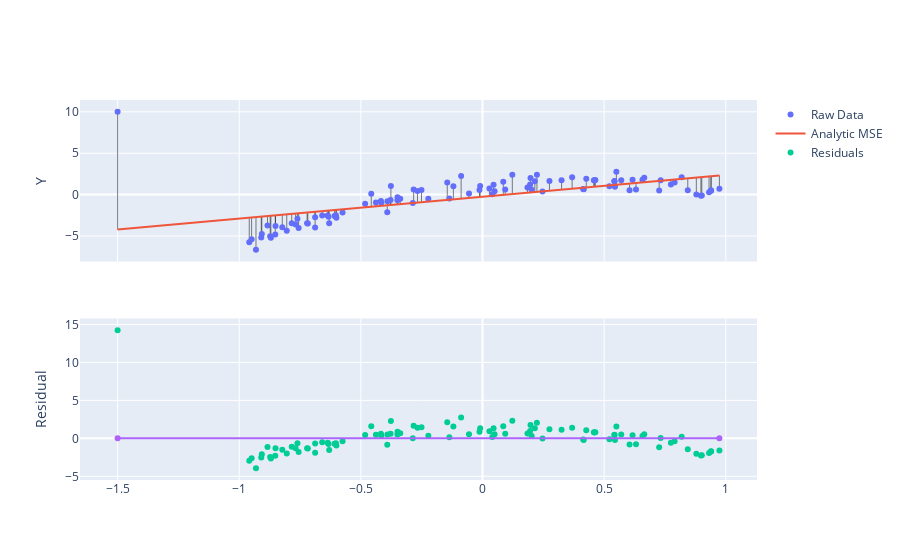

This figure's notebook cell:
### Code cell
fig = make_subplots(rows=2, cols=1, shared_xaxes=True)
for t in residual_lines(x,y,y_hat) + [raw_data_plot, analytic_mse_line]:
    fig.add_trace(t, row=1,col=1)
fig.add_trace(go.Scatter(x=x, y =   y -y_hat , mode='markers', name='Residuals'), row=2, col=1)
fig.add_trace(go.Scatter(x=[x.min(), x.max()], y = [0,0], showlegend=False), row=2, col=1)
fig.update_yaxes(title_text="Y", row=1, col=1)
fig.update_yaxes(title_text="Residual", row=2, col=1)
fig.update_layout(height=700)

### Figure 1 — Plotly figure (JSON) as saved in the notebook; plotly's stock layout.template omitted (floating-point values rounded to 4 significant figures)
{"data": [{"line": {"color": "black", "width": 0.5}, "mode": "lines", "showlegend": false, "type": "scatter", "x": [-1.5, -1.5], "xaxis": "x", "y": [10, -4.229], "yaxis": "y"}, {"line": {"color": "black", "width": 0.5}, "mode": "lines", "showlegend": false, "type": "scatter", "x": [-0.9588, -0.9588], "xaxis": "x", "y": [-5.763, -2.8], "yaxis": "y"}, {"line": {"color": "black", "width": 0.5}, "mode": "lines", "showlegend": false, "type": "scatter", "x": [-0.9492, -0.9492], "xaxis": "x", "y": [-5.387, -2.774], "yaxis": "y"}, {"line": {"color": "black", "width": 0.5}, "mode": "lines", "showlegend": false, "type": "scatter", "x": [-0.9312, -0.9312], "xaxis": "x", "y": [-6.654, -2.727], "yaxis": "y"}, {"line": {"color": "black", "width": 0.5}, "mode": "lines", "showlegend": false, "type": "scatter", "x": [-0.9095, -0.9095], "xaxis": "x", "y": [-5.191, -2.669], "yaxis": "y"}, {"line": {"color": "black", "width": 0.5}, "mode": "lines", "showlegend": false, "type": "scatter", "x": [-0.9071, -0.9071], "xaxis": "x", "y": [-4.763, -2.663], "yaxis": "y"}, {"line": {"color": "black", "width": 0.5}, "mode": "lines", "showlegend": false, "type": "scatter", "x": [-0.8838, -0.8838], "xaxis": "x", "y": [-3.742, -2.601], "yaxis": "y"}, {"line": {"color": "black", "width": 0.5}, "mode": "lines", "showlegend": false, "type": "scatter", "x": [-0.8729, -0.8729], "xaxis": "x", "y": [-5.029, -2.573], "yaxis": "y"}, {"line": {"color": "black", "width": 0.5}, "mode": "lines", "showlegend": false, "type": "scatter", "x": [-0.8699, -0.8699], "xaxis": "x", "y": [-5.203, -2.565], "yaxis": "y"}, {"line": {"color": "black", "width": 0.5}, "mode": "lines", "showlegend": false, "type": "scatter", "x": [-0.8519, -0.8519], "xaxis": "x", "y": [-4.81, -2.517], "yaxis": "y"}, {"line": {"color": "black", "width": 0.5}, "mode": "lines", "showlegend": false, "type": "scatter", "x": [-0.8509, -0.8509], "xaxis": "x", "y": [-3.808, -2.514], "yaxis": "y"}, {"line": {"color": "black", "width": 0.5}, "mode": "lines", "showlegend": false, "type": "scatter", "x": [-0.823, -0.823], "xaxis": "x", "y": [-3.948, -2.441], "yaxis": "y"}, {"line": {"color": "black", "width": 0.5}, "mode": "lines", "showlegend": false, "type": "scatter", "x": [-0.8047, -0.8047], "xaxis": "x", "y": [-4.375, -2.392], "yaxis": "y"}, {"line": {"color": "black", "width": 0.5}, "mode": "lines", "showlegend": false, "type": "scatter", "x": [-0.7842, -0.7842], "xaxis": "x", "y": [-3.453, -2.338], "yaxis": "y"}, {"line": {"color": "black", "width": 0.5}, "mode": "lines", "showlegend": false, "type": "scatter", "x": [-0.7683, -0.7683], "xaxis": "x", "y": [-3.598, -2.296], "yaxis": "y"}, {"line": {"color": "black", "width": 0.5}, "mode": "lines", "showlegend": false, "type": "scatter", "x": [-0.7608, -0.7608], "xaxis": "x", "y": [-2.92, -2.276], "yaxis": "y"}, {"line": {"color": "black", "width": 0.5}, "mode": "lines", "showlegend": false, "type": "scatter", "x": [-0.7559, -0.7559], "xaxis": "x", "y": [-4.045, -2.264], "yaxis": "y"}, {"line": {"color": "black", "width": 0.5}, "mode": "lines", "showlegend": false, "type": "scatter", "x": [-0.721, -0.721], "xaxis": "x", "y": [-3.472, -2.171], "yaxis": "y"}, {"line": {"color": "black", "width": 0.5}, "mode": "lines", "showlegend": false, "type": "scatter", "x": [-0.7182, -0.7182], "xaxis": "x", "y": [-3.492, -2.164], "yaxis": "y"}, {"line": {"color": "black", "width": 0.5}, "mode": "lines", "showlegend": false, "type": "scatter", "x": [-0.688, -0.688], "xaxis": "x", "y": [-3.982, -2.084], "yaxis": "y"}, {"line": {"color": "black", "width": 0.5}, "mode": "lines", "showlegend": false, "type": "scatter", "x": [-0.688, -0.688], "xaxis": "x", "y": [-2.75, -2.084], "yaxis": "y"}, {"line": {"color": "black", "width": 0.5}, "mode": "lines", "showlegend": false, "type": "scatter", "x": [-0.659, -0.659], "xaxis": "x", "y": [-2.531, -2.007], "yaxis": "y"}, {"line": {"color": "black", "width": 0.5}, "mode": "lines", "showlegend": false, "type": "scatter", "x": [-0.6364, -0.6364], "xaxis": "x", "y": [-2.525, -1.948], "yaxis": "y"}, {"line": {"color": "black", "width": 0.5}, "mode": "lines", "showlegend": false, "type": "scatter", "x": [-0.6332, -0.6332], "xaxis": "x", "y": [-2.668, -1.939], "yaxis": "y"}, {"line": {"color": "black", "width": 0.5}, "mode": "lines", "showlegend": false, "type": "scatter", "x": [-0.6303, -0.6303], "xaxis": "x", "y": [-3.471, -1.932], "yaxis": "y"}, {"line": {"color": "black", "width": 0.5}, "mode": "lines", "showlegend": false, "type": "scatter", "x": [-0.608, -0.608], "xaxis": "x", "y": [-2.597, -1.873], "yaxis": "y"}, {"line": {"color": "black", "width": 0.5}, "mode": "lines", "showlegend": false, "type": "scatter", "x": [-0.6026, -0.6026], "xaxis": "x", "y": [-2.5, -1.858], "yaxis": "y"}, {"line": {"color": "black", "width": 0.5}, "mode": "lines", "showlegend": false, "type": "scatter", "x": [-0.6007, -0.6007], "xaxis": "x", "y": [-2.807, -1.853], "yaxis": "y"}, {"line": {"color": "black", "width": 0.5}, "mode": "lines", "showlegend": false, "type": "scatter", "x": [-0.5753, -0.5753], "xaxis": "x", "y": [-2.163, -1.786], "yaxis": "y"}, {"line": {"color": "black", "width": 0.5}, "mode": "lines", "showlegend": false, "type": "scatter", "x": [-0.4824, -0.4824], "xaxis": "x", "y": [-1.095, -1.541], "yaxis": "y"}, {"line": {"color": "black", "width": 0.5}, "mode": "lines", "showlegend": false, "type": "scatter", "x": [-0.4573, -0.4573], "xaxis": "x", "y": [0.1119, -1.475], "yaxis": "y"}, {"line": {"color": "black", "width": 0.5}, "mode": "lines", "showlegend": false, "type": "scatter", "x": [-0.4381, -0.4381], "xaxis": "x", "y": [-0.96, -1.424], "yaxis": "y"}, {"line": {"color": "black", "width": 0.5}, "mode": "lines", "showlegend": false, "type": "scatter", "x": [-0.4175, -0.4175], "xaxis": "x", "y": [-0.7697, -1.37], "yaxis": "y"}, {"line": {"color": "black", "width": 0.5}, "mode": "lines", "showlegend": false, "type": "scatter", "x": [-0.4157, -0.4157], "xaxis": "x", "y": [-0.9905, -1.365], "yaxis": "y"}, {"line": {"color": "black", "width": 0.5}, "mode": "lines", "showlegend": false, "type": "scatter", "x": [-0.3915, -0.3915], "xaxis": "x", "y": [-2.131, -1.301], "yaxis": "y"}, {"line": {"color": "black", "width": 0.5}, "mode": "lines", "showlegend": false, "type": "scatter", "x": [-0.3908, -0.3908], "xaxis": "x", "y": [-0.8017, -1.299], "yaxis": "y"}, {"line": {"color": "black", "width": 0.5}, "mode": "lines", "showlegend": false, "type": "scatter", "x": [-0.378, -0.378], "xaxis": "x", "y": [-0.6636, -1.265], "yaxis": "y"}, {"line": {"color": "black", "width": 0.5}, "mode": "lines", "showlegend": false, "type": "scatter", "x": [-0.3766, -0.3766], "xaxis": "x", "y": [1.027, -1.261], "yaxis": "y"}, {"line": {"color": "black", "width": 0.5}, "mode": "lines", "showlegend": false, "type": "scatter", "x": [-0.3496, -0.3496], "xaxis": "x", "y": [-0.6725, -1.19], "yaxis": "y"}, {"line": {"color": "black", "width": 0.5}, "mode": "lines", "showlegend": false, "type": "scatter", "x": [-0.3493, -0.3493], "xaxis": "x", "y": [-0.3251, -1.189], "yaxis": "y"}, {"line": {"color": "black", "width": 0.5}, "mode": "lines", "showlegend": false, "type": "scatter", "x": [-0.3382, -0.3382], "xaxis": "x", "y": [-0.4964, -1.16], "yaxis": "y"}, {"line": {"color": "black", "width": 0.5}, "mode": "lines", "showlegend": false, "type": "scatter", "x": [-0.2865, -0.2865], "xaxis": "x", "y": [-1.006, -1.023], "yaxis": "y"}, {"line": {"color": "black", "width": 0.5}, "mode": "lines", "showlegend": false, "type": "scatter", "x": [-0.2831, -0.2831], "xaxis": "x", "y": [0.6303, -1.014], "yaxis": "y"}, {"line": {"color": "black", "width": 0.5}, "mode": "lines", "showlegend": false, "type": "scatter", "x": [-0.2673, -0.2673], "xaxis": "x", "y": [0.4388, -0.9726], "yaxis": "y"}, {"line": {"color": "black", "width": 0.5}, "mode": "lines", "showlegend": false, "type": "scatter", "x": [-0.2509, -0.2509], "xaxis": "x", "y": [0.5491, -0.9294], "yaxis": "y"}, {"line": {"color": "black", "width": 0.5}, "mode": "lines", "showlegend": false, "type": "scatter", "x": [-0.2226, -0.2226], "xaxis": "x", "y": [-0.5028, -0.8547], "yaxis": "y"}, {"line": {"color": "black", "width": 0.5}, "mode": "lines", "showlegend": false, "type": "scatter", "x": [-0.1449, -0.1449], "xaxis": "x", "y": [1.463, -0.6494], "yaxis": "y"}, {"line": {"color": "black", "width": 0.5}, "mode": "lines", "showlegend": false, "type": "scatter", "x": [-0.1361, -0.1361], "xaxis": "x", "y": [-0.4637, -0.6261], "yaxis": "y"}, {"line": {"color": "black", "width": 0.5}, "mode": "lines", "showlegend": false, "type": "scatter", "x": [-0.1197, -0.1197], "xaxis": "x", "y": [0.9944, -0.5827], "yaxis": "y"}, {"line": {"color": "black", "width": 0.5}, "mode": "lines", "showlegend": false, "type": "scatter", "x": [-0.08786, -0.08786], "xaxis": "x", "y": [2.239, -0.4986], "yaxis": "y"}, {"line": {"color": "black", "width": 0.5}, "mode": "lines", "showlegend": false, "type": "scatter", "x": [-0.05557, -0.05557], "xaxis": "x", "y": [0.1276, -0.4133], "yaxis": "y"}, {"line": {"color": "black", "width": 0.5}, "mode": "lines", "showlegend": false, "type": "scatter", "x": [-0.01241, -0.01241], "xaxis": "x", "y": [0.5657, -0.2993], "yaxis": "y"}, {"line": {"color": "black", "width": 0.5}, "mode": "lines", "showlegend": false, "type": "scatter", "x": [-0.009646, -0.009646], "xaxis": "x", "y": [1.04, -0.292], "yaxis": "y"}, {"line": {"color": "black", "width": 0.5}, "mode": "lines", "showlegend": false, "type": "scatter", "x": [0.02847, 0.02847], "xaxis": "x", "y": [0.7297, -0.1913], "yaxis": "y"}, {"line": {"color": "black", "width": 0.5}, "mode": "lines", "showlegend": false, "type": "scatter", "x": [0.04014, 0.04014], "xaxis": "x", "y": [0.0285, -0.1605], "yaxis": "y"}, {"line": {"color": "black", "width": 0.5}, "mode": "lines", "showlegend": false, "type": "scatter", "x": [0.04547, 0.04547], "xaxis": "x", "y": [1.176, -0.1464], "yaxis": "y"}, {"line": {"color": "black", "width": 0.5}, "mode": "lines", "showlegend": false, "type": "scatter", "x": [0.04951, 0.04951], "xaxis": "x", "y": [0.3951, -0.1357], "yaxis": "y"}, {"line": {"color": "black", "width": 0.5}, "mode": "lines", "showlegend": false, "type": "scatter", "x": [0.08539, 0.08539], "xaxis": "x", "y": [1.559, -0.0409], "yaxis": "y"}, {"line": {"color": "black", "width": 0.5}, "mode": "lines", "showlegend": false, "type": "scatter", "x": [0.09342, 0.09342], "xaxis": "x", "y": [0.6018, -0.01969], "yaxis": "y"}, {"line": {"color": "black", "width": 0.5}, "mode": "lines", "showlegend": false, "type": "scatter", "x": [0.1226, 0.1226], "xaxis": "x", "y": [2.393, 0.05727], "yaxis": "y"}, {"line": {"color": "black", "width": 0.5}, "mode": "lines", "showlegend": false, "type": "scatter", "x": [0.1848, 0.1848], "xaxis": "x", "y": [0.8696, 0.2218], "yaxis": "y"}, {"line": {"color": "black", "width": 0.5}, "mode": "lines", "showlegend": false, "type": "scatter", "x": [0.1958, 0.1958], "xaxis": "x", "y": [1.209, 0.2508], "yaxis": "y"}, {"line": {"color": "black", "width": 0.5}, "mode": "lines", "showlegend": false, "type": "scatter", "x": [0.1973, 0.1973], "xaxis": "x", "y": [2.006, 0.2548], "yaxis": "y"}, {"line": {"color": "black", "width": 0.5}, "mode": "lines", "showlegend": false, "type": "scatter", "x": [0.2022, 0.2022], "xaxis": "x", "y": [0.5815, 0.2678], "yaxis": "y"}, {"line": {"color": "black", "width": 0.5}, "mode": "lines", "showlegend": false, "type": "scatter", "x": [0.2151, 0.2151], "xaxis": "x", "y": [1.619, 0.3017], "yaxis": "y"}, {"line": {"color": "black", "width": 0.5}, "mode": "lines", "showlegend": false, "type": "scatter", "x": [0.2237, 0.2237], "xaxis": "x", "y": [2.386, 0.3245], "yaxis": "y"}, {"line": {"color": "black", "width": 0.5}, "mode": "lines", "showlegend": false, "type": "scatter", "x": [0.2466, 0.2466], "xaxis": "x", "y": [0.3713, 0.385], "yaxis": "y"}, {"line": {"color": "black", "width": 0.5}, "mode": "lines", "showlegend": false, "type": "scatter", "x": [0.2751, 0.2751], "xaxis": "x", "y": [1.652, 0.4603], "yaxis": "y"}, {"line": {"color": "black", "width": 0.5}, "mode": "lines", "showlegend": false, "type": "scatter", "x": [0.325, 0.325], "xaxis": "x", "y": [1.734, 0.5922], "yaxis": "y"}, {"line": {"color": "black", "width": 0.5}, "mode": "lines", "showlegend": false, "type": "scatter", "x": [0.3685, 0.3685], "xaxis": "x", "y": [2.11, 0.7069], "yaxis": "y"}, {"line": {"color": "black", "width": 0.5}, "mode": "lines", "showlegend": false, "type": "scatter", "x": [0.4137, 0.4137], "xaxis": "x", "y": [0.6906, 0.8265], "yaxis": "y"}, {"line": {"color": "black", "width": 0.5}, "mode": "lines", "showlegend": false, "type": "scatter", "x": [0.4161, 0.4161], "xaxis": "x", "y": [0.6314, 0.8329], "yaxis": "y"}, {"line": {"color": "black", "width": 0.5}, "mode": "lines", "showlegend": false, "type": "scatter", "x": [0.4265, 0.4265], "xaxis": "x", "y": [1.917, 0.8602], "yaxis": "y"}, {"line": {"color": "black", "width": 0.5}, "mode": "lines", "showlegend": false, "type": "scatter", "x": [0.458, 0.458], "xaxis": "x", "y": [1.743, 0.9435], "yaxis": "y"}, {"line": {"color": "black", "width": 0.5}, "mode": "lines", "showlegend": false, "type": "scatter", "x": [0.4592, 0.4592], "xaxis": "x", "y": [1.709, 0.9467], "yaxis": "y"}, {"line": {"color": "black", "width": 0.5}, "mode": "lines", "showlegend": false, "type": "scatter", "x": [0.464, 0.464], "xaxis": "x", "y": [1.773, 0.9593], "yaxis": "y"}, {"line": {"color": "black", "width": 0.5}, "mode": "lines", "showlegend": false, "type": "scatter", "x": [0.5216, 0.5216], "xaxis": "x", "y": [1.001, 1.111], "yaxis": "y"}, {"line": {"color": "black", "width": 0.5}, "mode": "lines", "showlegend": false, "type": "scatter", "x": [0.5419, 0.5419], "xaxis": "x", "y": [1.614, 1.165], "yaxis": "y"}, {"line": {"color": "black", "width": 0.5}, "mode": "lines", "showlegend": false, "type": "scatter", "x": [0.5425, 0.5425], "xaxis": "x", "y": [1.655, 1.167], "yaxis": "y"}, {"line": {"color": "black", "width": 0.5}, "mode": "lines", "showlegend": false, "type": "scatter", "x": [0.5445, 0.5445], "xaxis": "x", "y": [0.9475, 1.172], "yaxis": "y"}, {"line": {"color": "black", "width": 0.5}, "mode": "lines", "showlegend": false, "type": "scatter", "x": [0.5503, 0.5503], "xaxis": "x", "y": [2.746, 1.187], "yaxis": "y"}, {"line": {"color": "black", "width": 0.5}, "mode": "lines", "showlegend": false, "type": "scatter", "x": [0.5704, 0.5704], "xaxis": "x", "y": [1.742, 1.24], "yaxis": "y"}, {"line": {"color": "black", "width": 0.5}, "mode": "lines", "showlegend": false, "type": "scatter", "x": [0.6044, 0.6044], "xaxis": "x", "y": [0.5181, 1.33], "yaxis": "y"}, {"line": {"color": "black", "width": 0.5}, "mode": "lines", "showlegend": false, "type": "scatter", "x": [0.6168, 0.6168], "xaxis": "x", "y": [1.788, 1.363], "yaxis": "y"}, {"line": {"color": "black", "width": 0.5}, "mode": "lines", "showlegend": false, "type": "scatter", "x": [0.6309, 0.6309], "xaxis": "x", "y": [0.6182, 1.4], "yaxis": "y"}, {"line": {"color": "black", "width": 0.5}, "mode": "lines", "showlegend": false, "type": "scatter", "x": [0.6575, 0.6575], "xaxis": "x", "y": [1.794, 1.47], "yaxis": "y"}, {"line": {"color": "black", "width": 0.5}, "mode": "lines", "showlegend": false, "type": "scatter", "x": [0.6649, 0.6649], "xaxis": "x", "y": [2.037, 1.49], "yaxis": "y"}, {"line": {"color": "black", "width": 0.5}, "mode": "lines", "showlegend": false, "type": "scatter", "x": [0.7262, 0.7262], "xaxis": "x", "y": [0.4946, 1.652], "yaxis": "y"}, {"line": {"color": "black", "width": 0.5}, "mode": "lines", "showlegend": false, "type": "scatter", "x": [0.7324, 0.7324], "xaxis": "x", "y": [1.726, 1.668], "yaxis": "y"}, {"line": {"color": "black", "width": 0.5}, "mode": "lines", "showlegend": false, "type": "scatter", "x": [0.7744, 0.7744], "xaxis": "x", "y": [1.213, 1.779], "yaxis": "y"}, {"line": {"color": "black", "width": 0.5}, "mode": "lines", "showlegend": false, "type": "scatter", "x": [0.7897, 0.7897], "xaxis": "x", "y": [1.45, 1.82], "yaxis": "y"}, {"line": {"color": "black", "width": 0.5}, "mode": "lines", "showlegend": false, "type": "scatter", "x": [0.8186, 0.8186], "xaxis": "x", "y": [2.103, 1.896], "yaxis": "y"}, {"line": {"color": "black", "width": 0.5}, "mode": "lines", "showlegend": false, "type": "scatter", "x": [0.8437, 0.8437], "xaxis": "x", "y": [0.5118, 1.963], "yaxis": "y"}, {"line": {"color": "black", "width": 0.5}, "mode": "lines", "showlegend": false, "type": "scatter", "x": [0.879, 0.879], "xaxis": "x", "y": [0.01883, 2.056], "yaxis": "y"}, {"line": {"color": "black", "width": 0.5}, "mode": "lines", "showlegend": false, "type": "scatter", "x": [0.8978, 0.8978], "xaxis": "x", "y": [-0.1533, 2.105], "yaxis": "y"}, {"line": {"color": "black", "width": 0.5}, "mode": "lines", "showlegend": false, "type": "scatter", "x": [0.9014, 0.9014], "xaxis": "x", "y": [-0.1171, 2.115], "yaxis": "y"}, {"line": {"color": "black", "width": 0.5}, "mode": "lines", "showlegend": false, "type": "scatter", "x": [0.9313, 0.9313], "xaxis": "x", "y": [0.2708, 2.194], "yaxis": "y"}, {"line": {"color": "black", "width": 0.5}, "mode": "lines", "showlegend": false, "type": "scatter", "x": [0.9392, 0.9392], "xaxis": "x", "y": [0.5282, 2.215], "yaxis": "y"}, {"line": {"color": "black", "width": 0.5}, "mode": "lines", "showlegend": false, "type": "scatter", "x": [0.9398, 0.9398], "xaxis": "x", "y": [0.4801, 2.216], "yaxis": "y"}, {"line": {"color": "black", "width": 0.5}, "mode": "lines", "showlegend": false, "type": "scatter", "x": [0.9738, 0.9738], "xaxis": "x", "y": [0.7074, 2.306], "yaxis": "y"}, {"mode": "markers", "name": "Raw Data", "type": "scatter", "x": [-1.5, -0.9588, -0.9492, -0.9312, -0.9095, -0.9071, -0.8838, -0.8729, -0.8699, -0.8519, -0.8509, -0.823, -0.8047, -0.7842, -0.7683, -0.7608, -0.7559, -0.721, -0.7182, -0.688, -0.688, -0.659, -0.6364, -0.6332, -0.6303, -0.608, -0.6026, -0.6007, -0.5753, -0.4824, -0.4573, -0.4381, -0.4175, -0.4157, -0.3915, -0.3908, -0.378, -0.3766, -0.3496, -0.3493, -0.3382, -0.2865, -0.2831, -0.2673, -0.2509, -0.2226, -0.1449, -0.1361, -0.1197, -0.08786, -0.05557, -0.01241, -0.009646, 0.02847, 0.04014, 0.04547, 0.04951, 0.08539, 0.09342, 0.1226, 0.1848, 0.1958, 0.1973, 0.2022, 0.2151, 0.2237, 0.2466, 0.2751, 0.325, 0.3685, 0.4137, 0.4161, 0.4265, 0.458, 0.4592, 0.464, 0.5216, 0.5419, 0.5425, 0.5445, 0.5503, 0.5704, 0.6044, 0.6168, 0.6309, 0.6575, 0.6649, 0.7262, 0.7324, 0.7744, 0.7897, 0.8186, 0.8437, 0.879, 0.8978, 0.9014, 0.9313, 0.9392, 0.9398, 0.9738], "xaxis": "x", "y": [10, -5.763, -5.387, -6.654, -5.191, -4.763, -3.742, -5.029, -5.203, -4.81, -3.808, -3.948, -4.375, -3.453, -3.598, -2.92, -4.045, -3.472, -3.492, -3.982, -2.75, -2.531, -2.525, -2.668, -3.471, -2.597, -2.5, -2.807, -2.163, -1.095, 0.1119, -0.96, -0.7697, -0.9905, -2.131, -0.8017, -0.6636, 1.027, -0.6725, -0.3251, -0.4964, -1.006, 0.6303, 0.4388, 0.5491, -0.5028, 1.463, -0.4637, 0.9944, 2.239, 0.1276, 0.5657, 1.04, 0.7297, 0.0285, 1.176, 0.3951, 1.559, 0.6018, 2.393, 0.8696, 1.209, 2.006, 0.5815, 1.619, 2.386, 0.3713, 1.652, 1.734, 2.11, 0.6906, 0.6314, 1.917, 1.743, 1.709, 1.773, 1.001, 1.614, 1.655, 0.9475, 2.746, 1.742, 0.5181, 1.788, 0.6182, 1.794, 2.037, 0.4946, 1.726, 1.213, 1.45, 2.103, 0.5118, 0.01883, -0.1533, -0.1171, 0.2708, 0.5282, 0.4801, 0.7074], "yaxis": "y"}, {"name": "Analytic MSE", "type": "scatter", "x": [-1.5, -0.9588, -0.9492, -0.9312, -0.9095, -0.9071, -0.8838, -0.8729, -0.8699, -0.8519, -0.8509, -0.823, -0.8047, -0.7842, -0.7683, -0.7608, -0.7559, -0.721, -0.7182, -0.688, -0.688, -0.659, -0.6364, -0.6332, -0.6303, -0.608, -0.6026, -0.6007, -0.5753, -0.4824, -0.4573, -0.4381, -0.4175, -0.4157, -0.3915, -0.3908, -0.378, -0.3766, -0.3496, -0.3493, -0.3382, -0.2865, -0.2831, -0.2673, -0.2509, -0.2226, -0.1449, -0.1361, -0.1197, -0.08786, -0.05557, -0.01241, -0.009646, 0.02847, 0.04014, 0.04547, 0.04951, 0.08539, 0.09342, 0.1226, 0.1848, 0.1958, 0.1973, 0.2022, 0.2151, 0.2237, 0.2466, 0.2751, 0.325, 0.3685, 0.4137, 0.4161, 0.4265, 0.458, 0.4592, 0.464, 0.5216, 0.5419, 0.5425, 0.5445, 0.5503, 0.5704, 0.6044, 0.6168, 0.6309, 0.6575, 0.6649, 0.7262, 0.7324, 0.7744, 0.7897, 0.8186, 0.8437, 0.879, 0.8978, 0.9014, 0.9313, 0.9392, 0.9398, 0.9738], "xaxis": "x", "y": [-4.229, -2.8, -2.774, -2.727, -2.669, -2.663, -2.601, -2.573, -2.565, -2.517, -2.514, -2.441, -2.392, -2.338, -2.296, -2.276, -2.264, -2.171, -2.164, -2.084, -2.084, -2.007, -1.948, -1.939, -1.932, -1.873, -1.858, -1.853, -1.786, -1.541, -1.475, -1.424, -1.37, -1.365, -1.301, -1.299, -1.265, -1.261, -1.19, -1.189, -1.16, -1.023, -1.014, -0.9726, -0.9294, -0.8547, -0.6494, -0.6261, -0.5827, -0.4986, -0.4133, -0.2993, -0.292, -0.1913, -0.1605, -0.1464, -0.1357, -0.0409, -0.01969, 0.05727, 0.2218, 0.2508, 0.2548, 0.2678, 0.3017, 0.3245, 0.385, 0.4603, 0.5922, 0.7069, 0.8265, 0.8329, 0.8602, 0.9435, 0.9467, 0.9593, 1.111, 1.165, 1.167, 1.172, 1.187, 1.24, 1.33, 1.363, 1.4, 1.47, 1.49, 1.652, 1.668, 1.779, 1.82, 1.896, 1.963, 2.056, 2.105, 2.115, 2.194, 2.215, 2.216, 2.306], "yaxis": "y"}, {"mode": "markers", "name": "Residuals", "type": "scatter", "x": [-1.5, -0.9588, -0.9492, -0.9312, -0.9095, -0.9071, -0.8838, -0.8729, -0.8699, -0.8519, -0.8509, -0.823, -0.8047, -0.7842, -0.7683, -0.7608, -0.7559, -0.721, -0.7182, -0.688, -0.688, -0.659, -0.6364, -0.6332, -0.6303, -0.608, -0.6026, -0.6007, -0.5753, -0.4824, -0.4573, -0.4381, -0.4175, -0.4157, -0.3915, -0.3908, -0.378, -0.3766, -0.3496, -0.3493, -0.3382, -0.2865, -0.2831, -0.2673, -0.2509, -0.2226, -0.1449, -0.1361, -0.1197, -0.08786, -0.05557, -0.01241, -0.009646, 0.02847, 0.04014, 0.04547, 0.04951, 0.08539, 0.09342, 0.1226, 0.1848, 0.1958, 0.1973, 0.2022, 0.2151, 0.2237, 0.2466, 0.2751, 0.325, 0.3685, 0.4137, 0.4161, 0.4265, 0.458, 0.4592, 0.464, 0.5216, 0.5419, 0.5425, 0.5445, 0.5503, 0.5704, 0.6044, 0.6168, 0.6309, 0.6575, 0.6649, 0.7262, 0.7324, 0.7744, 0.7897, 0.8186, 0.8437, 0.879, 0.8978, 0.9014, 0.9313, 0.9392, 0.9398, 0.9738], "xaxis": "x2", "y": [14.23, -2.964, -2.613, -3.927, -2.522, -2.1, -1.14, -2.457, -2.638, -2.293, -1.294, -1.508, -1.982, -1.115, -1.302, -0.6433, -1.781, -1.301, -1.328, -1.898, -0.6658, -0.5236, -0.5776, -0.7282, -1.539, -0.7245, -0.6416, -0.9533, -0.3764, 0.4456, 1.587, 0.464, 0.5999, 0.3742, -0.83, 0.4972, 0.6016, 2.289, 0.5177, 0.8643, 0.6636, 0.01751, 1.645, 1.411, 1.479, 0.3519, 2.113, 0.1624, 1.577, 2.737, 0.5409, 0.865, 1.332, 0.921, 0.189, 1.323, 0.5308, 1.599, 0.6214, 2.335, 0.6478, 0.9578, 1.751, 0.3137, 1.318, 2.061, -0.01367, 1.192, 1.142, 1.403, -0.1358, -0.2015, 1.057, 0.7993, 0.7628, 0.814, -0.1109, 0.4484, 0.4885, -0.2244, 1.558, 0.5012, -0.8121, 0.4252, -0.7821, 0.3238, 0.5473, -1.157, 0.05778, -0.5662, -0.3695, 0.2067, -1.451, -2.037, -2.259, -2.232, -1.923, -1.687, -1.736, -1.599], "yaxis": "y2"}, {"showlegend": false, "type": "scatter", "x": [-1.5, 0.9738], "xaxis": "x2", "y": [0, 0], "yaxis": "y2"}], "layout": {"autosize": true, "xaxis": {"anchor": "y", "autorange": true, "domain": [0, 1], "matches": "x2", "range": [-1.653, 1.127], "showticklabels": false, "type": "linear"}, "xaxis2": {"anchor": "y2", "autorange": true, "domain": [0, 1], "range": [-1.653, 1.127], "type": "linear"}, "yaxis": {"anchor": "x", "autorange": true, "domain": [0.575, 1], "range": [-7.941, 11.29], "title": {"text": "Y"}, "type": "linear"}, "yaxis2": {"anchor": "x2", "autorange": true, "domain": [0, 0.425], "range": [-5.331, 15.63], "title": {"text": "Residual"}, "type": "linear"}}}
